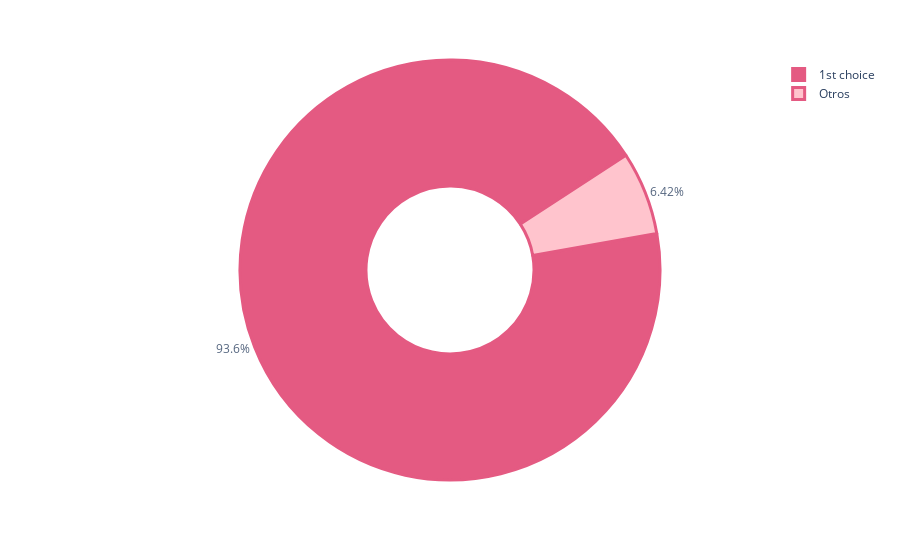

The code cell stored with this chart in its notebook:
### Code cell
import plotly.express as px
import plotly.io as pio
import plotly.graph_objects as go


names=['1st choice','Otros']
fig=px.pie(data_frame=df_pr_op, values='Count',
names=names,color='Bool',color_discrete_map={'True':'#DE3163','False':'#FFB6C1'},template='plotly_white',hole=.4)

fig.update_traces(textposition='outside',marker=dict(line=dict(color='#DE3163',width=3)),opacity=0.8,rotation=80)
fig.show()

### Figure 1 — Plotly figure (JSON) as saved in the notebook; plotly's stock layout.template omitted (floating-point values rounded to 4 significant figures)
{"data": [{"customdata": [["True"], ["False"]], "domain": {"x": [0, 1], "y": [0, 1]}, "hole": 0.4, "hovertemplate": "label=%{label}<br>Count=%{value}<br>Bool=%{customdata[0]}<extra></extra>", "labels": ["1st choice", "Otros"], "legendgroup": "", "marker": {"colors": ["#DE3163", "#FFB6C1"], "line": {"color": "#DE3163", "width": 3}}, "name": "", "opacity": 0.8, "rotation": 80, "showlegend": true, "textposition": "outside", "type": "pie", "values": [23885, 1639]}], "layout": {"legend": {"tracegroupgap": 0}, "margin": {"t": 60}}}
